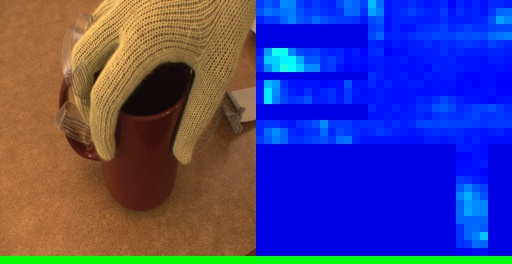
#> input picture Resources/task3/000099.jpg, 512 x 264 px
$ python Task3.py
#> lines starting #> are read from the running program, lines starting #| are printed output that depends on the picture
import cv2
import numpy as np
import pandas as pd
import os


test_image_path = "./Resources/task3/000099.jpg"
test_image = cv2.imread(test_image_path, cv2.IMREAD_GRAYSCALE)
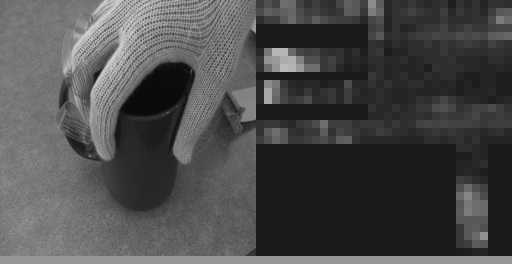
#> test_image: shape (264, 512); min 8, max 213, mean 75

# [11 lines of commented-out code are left out]

coordinates = {
    'thumb': (147, 247, 200, 232),
    'finger1': (121, 145, 3, 110),
    'finger2': (81, 104, 2, 112),
    'finger3': (49, 73, 1, 108),
    'finger4': (3, 25, 2, 112)
}

test_blue_area = test_image[:, test_image.shape[1] // 2 :]
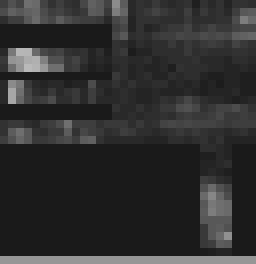
#> test_blue_area: shape (264, 256); min 26, max 185, mean 46.8
THRESHOLD = np.mean(test_blue_area) * 1.55
#> THRESHOLD = 72.61


images_path = "./Resources/task3"
data = []

def get_line_color(image):
    bottom_area = image[-3]
    color = np.mean(bottom_area)
    return 1 if color > 100 else 0

def check_pressure(image):
    line_color = get_line_color(image)
    pressure = []

    if line_color == 0 :
        pressure = [0, 0, 0, 0, 0]
    else:
        blue_area = image[:, image.shape[1] // 2:]
        for key, (y1, y2, x1, x2) in coordinates.items():
            finger_area = blue_area[y1:y2, x1:x2]
            isTherePressure = np.any(finger_area >= THRESHOLD)
            pressure.append(1 if isTherePressure else 0)
    return pressure

for file in os.listdir(images_path):
    cur_image_path = os.path.join(images_path, file)
    image = cv2.imread(cur_image_path, cv2.IMREAD_GRAYSCALE)
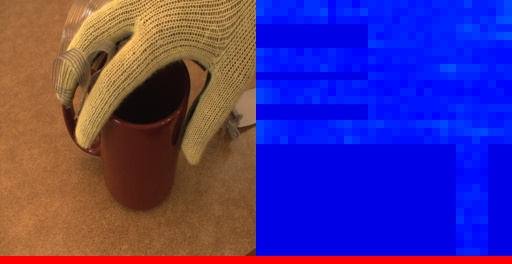
#> input picture Resources/task3/000091.jpg, 512 x 264 px
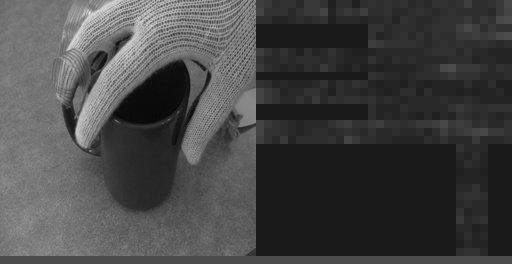
#> image: shape (264, 512); min 7, max 239, mean 69.1

    image_data = check_pressure(image)
#> in get_line_color, `bottom_area = image[-3]`: bottom_area = 512 values from 76 to 76
#> in get_line_color, `color = np.mean(bottom_area)`: color = 76
#> in check_pressure, `line_color = get_line_color(image)`: line_color = 0
#> image_data = [0, 0, 0, 0, 0]
    data.append([file] + image_data)
#> pass 2 of the loop `for file in os.listdir(images_path):`:
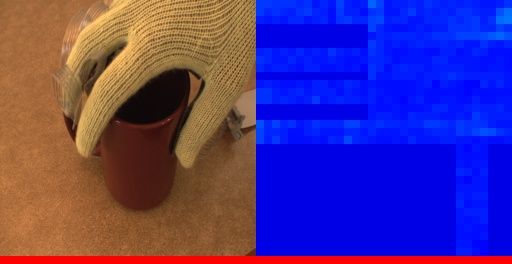
#> input picture Resources/task3/000092.jpg, 512 x 264 px
#> `image = cv2.imread(cur_image_path, cv2.IMREAD_GRAYSCALE)`:
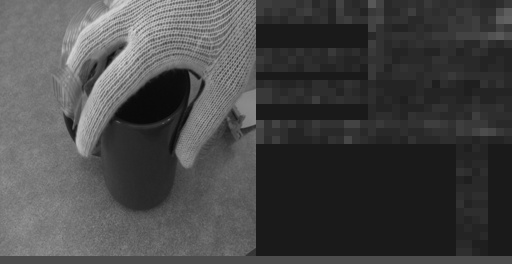
#> image: shape (264, 512); min 6, max 213, mean 70.7
#> pass 3 of the loop `for file in os.listdir(images_path):`:
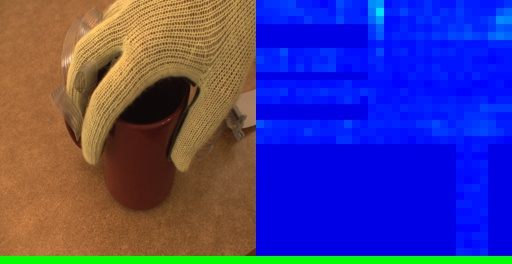
#> input picture Resources/task3/000093.jpg, 512 x 264 px
#> `image = cv2.imread(cur_image_path, cv2.IMREAD_GRAYSCALE)`:
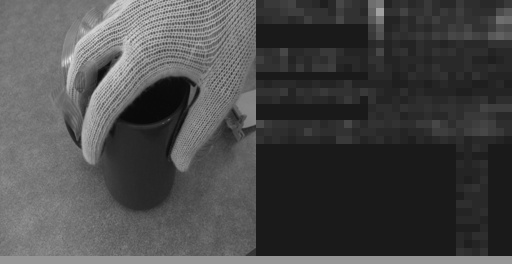
#> image: shape (264, 512); min 8, max 234, mean 73.4
#> line_color = 1
#> the loop in check_pressure (call 3), `for key, (y1, y2, x1, x2) in coordinates.items():` made 5 passes
#> isTherePressure on passes 1 to 5: False, True, False, False, False
#> pass 3, in check_pressure (call 3), `finger_area = blue_area[y1:y2, x1:x2]`:
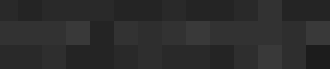
#> finger_area: shape (23, 110) (shown 3 times larger); min 28, max 57, mean 43.7
#> after the loop in check_pressure (call 3), `for key, (y1, y2, x1, x2) in coordinates.items():`: pressure = [0, 1, 0, 0, 0]
#> the loop made 4 passes; the first 3 are shown

cols = ['ImageName', 'thumb', 'finger1', 'finger2', 'finger3', 'finger4']
#> cols = ['ImageName', 'thumb', 'finger1', 'finger2', 'finger3', 'finger4']
df = pd.DataFrame(data, columns=cols)
df.to_excel("./Resources/task3_data.xlsx", index=False)

print("Images Processed! Check task3_data.xlsx to find the result!")
